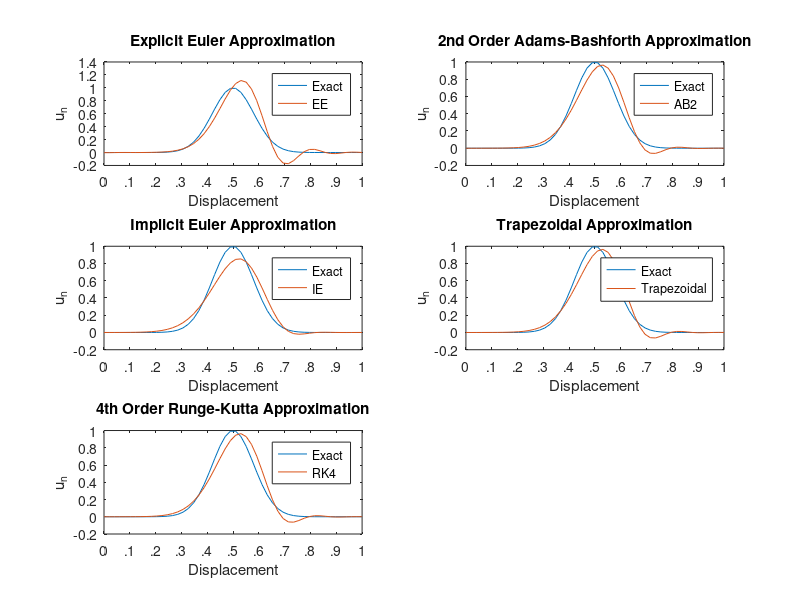

Reproduce this figure in MATLAB.
% MECH 568 HW 2 Problem 6.7
% Author: Thomas Andreano
% Version 1: 10/10/2019
%-----------------------------------------------------------------------
% Solution to the one-dimensional linear convection equation using 2nd
% order centered difference. Uses explicit Euler, 2nd order
% Adams-Bashforth (AB2), implicit Euler, trapezoidal, and 4th order
% Runge-Kutta methods.

clc;
clear all;
close all;

a = 1;  %given by problem
dom = linspace(0,1,50); %create a grid of 50 points from 0 to 1
sigma = 0.08; %variable in the exact solution, given
deltaX = 1/50; %change in x determined by grid size of 50 and span of 0 to 1

%Explicit Euler Method       u(n+1) = u(n) + h*u'(n)
%-------------------------------------------------------------------------
courantNum = 0.1; %given
h = courantNum*deltaX/a; %calculate time step h

u_EE = zeros(50,501); %create matrix for EE solution

for i = 1:50
    u_EE(i,1) = exp((-0.5)*((dom(i) - 0.5)/sigma)^2); %calculate initial condition
end

%create matrix for approximation: u' = A*u
A_col_vec = [0; -1];
A_col_vec(end+1:50) =  0;

A_row_vec = [0 1];
A_row_vec(end+1:50) =  0;

A = (toeplitz(A_col_vec, A_row_vec));
A(50,1) = 1;
A(1,50) = -1;
A = 1/(2*deltaX)*A;

%time-march EE solution
for t = 2:501
    u_EE(:,t) = u_EE(:,t-1) + h*A*u_EE(:,t-1); 
end

%2nd order Adams-Bashforth (AB2)      u_n+1 = u_n + .5*h*[3*u'_n - u'_n-1]
%-------------------------------------------------------------------------
u_AB2 = zeros(50,501); %create matrix for AB2 solution

for i = 1:50
    u_AB2(i,1) = exp((-0.5)*((dom(i) - 0.5)/sigma)^2); %calculate initial condition
end

%use explicit Euler method to approximate 2nd time-step solution
u_AB2(:,2) = u_AB2(:,1) + h*A*u_AB2(:,1);

%proceed with AB2 time marching approximation
for t = 3:501
    u_AB2(:,t) = u_AB2(:,t-1) + 0.5*h*(3*A*u_AB2(:,t-1) - A*u_AB2(:,t-2));
end


%Implicit Euler Method          u_n+1 = u_n + h*u'_n+1
%-------------------------------------------------------------------------
%courantNum = 1;
h = courantNum*deltaX/a;

u_IE = zeros(50,501); %create matrix for IE solution

for i = 1:50
    u_IE(i,1) = exp((-0.5)*((dom(i) - 0.5)/sigma)^2); %calculate initial condition
end

%IE time marching approximation
for t = 2:501
    u_IE(:,t) = inv(eye(50) - h*A)*u_IE(:,t-1);
end


%Trapezoidal (AM2)
%-------------------------------------------------------------------------
u_AM2 = zeros(50,501); %create matrix for AM2 solution

for i = 1:50
    u_AM2(i,1) = exp((-0.5)*((dom(i) - 0.5)/sigma)^2); %calculate initial condition
end

%AM2 time marching approximation
for t = 2:501
    u_AM2(:,t) = inv(eye(50) - 0.5*h*A)*(((eye(50) + 0.5*h*A)*u_AM2(:,t-1)));
end


%4th Order Runge-Kutta (RK4)
%-------------------------------------------------------------------------

%create matrix for AM2 solution and intermediate steps
u_RK4 = zeros(50,501); 
u_hat = zeros(50,501);
u_tilde = zeros(50,501);
u_bar = zeros(50,501);

for i = 1:50
    u_RK4(i,1) = exp((-0.5)*((dom(i) - 0.5)/sigma)^2); %calculate initial condition
end

%RK4 time marching approximation
for t = 2:501
    
    u_hat(:,t) = u_RK4(:, t-1) + 0.5*h*A*u_RK4(:, t-1);

    u_tilde(:,t) = u_RK4(:, t-1) +  0.5*h*A*u_hat(:,t);

    u_bar(:,t) = u_RK4(:,t-1) + h*A*u_tilde(:,t);

    u_RK4(:,t) = u_RK4(:,t-1) + (1/6)*h*(A*u_RK4(:,t-1) + 2*(A*u_hat(:,t) + A*u_tilde(:,t)) + A*u_bar(:,t));

end

%plot results
figure
subplot(3,2,1)
plot(dom, u_EE(:,1), dom, u_EE(:,501));
title('Explicit Euler Approximation')
ylabel('u_n')
xlabel('Displacement')
legend('Exact', 'EE')
xticks([0 .1 .2 .3 .4 .5 .6 .7 .8 .9 1.0])
xticklabels({'0','.1','.2','.3','.4', '.5', '.6', '.7', '.8', '.9', '1'})

subplot(3,2,2)
plot(dom, u_EE(:,1), dom, u_AB2(:,501));
title('2nd Order Adams-Bashforth Approximation')
ylabel('u_n')
xlabel('Displacement')
legend('Exact', 'AB2')
xticks([0 .1 .2 .3 .4 .5 .6 .7 .8 .9 1.0])
xticklabels({'0','.1','.2','.3','.4', '.5', '.6', '.7', '.8', '.9', '1'})

subplot(3,2,3)
plot(dom, u_EE(:,1), dom, u_IE(:,501));
title('Implicit Euler Approximation')
ylabel('u_n')
xlabel('Displacement')
legend('Exact', 'IE')
xticks([0 .1 .2 .3 .4 .5 .6 .7 .8 .9 1.0])
xticklabels({'0','.1','.2','.3','.4', '.5', '.6', '.7', '.8', '.9', '1'})

subplot(3,2,4)
plot(dom, u_EE(:,1), dom, u_AM2(:, 501));
title('Trapezoidal Approximation')
ylabel('u_n')
xlabel('Displacement')
legend('Exact', 'Trapezoidal')
xticks([0 .1 .2 .3 .4 .5 .6 .7 .8 .9 1.0])
xticklabels({'0','.1','.2','.3','.4', '.5', '.6', '.7', '.8', '.9', '1'})

subplot(3,2,5)
plot(dom, u_EE(:,1), dom, u_RK4(:,501));
title('4th Order Runge-Kutta Approximation')
ylabel('u_n')
xlabel('Displacement')
legend('Exact', 'RK4')
xticks([0 .1 .2 .3 .4 .5 .6 .7 .8 .9 1.0])
xticklabels({'0','.1','.2','.3','.4', '.5', '.6', '.7', '.8', '.9', '1'})
